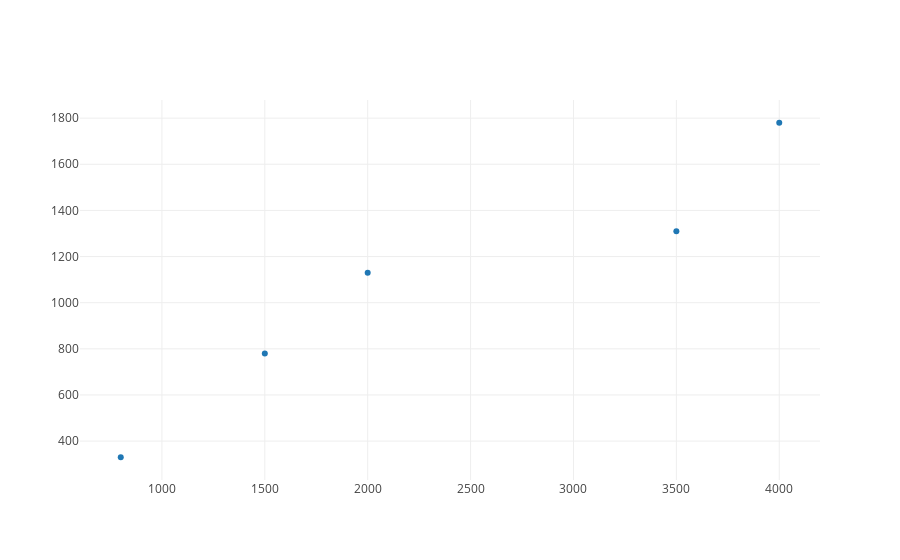

Notebook code cell kept with this figure:
### Code cell
data_trace = trace_values(inputs, outcomes)
plot([data_trace])

### Figure 1 — Plotly figure (JSON) as saved in the notebook; plotly's stock layout.template omitted (floating-point values rounded to 4 significant figures)
{"data": [{"mode": "markers", "name": "data", "text": [], "type": "scatter", "uid": "2c47a324-960f-44f9-ac25-373cca7333f0", "x": [800, 1500, 2000, 3500, 4000], "y": [330, 780, 1130, 1310, 1780]}], "layout": {"autosize": true, "xaxis": {"autorange": true, "range": [603.9, 4196.0], "type": "linear"}, "yaxis": {"autorange": true, "range": [223.8, 1886.0], "type": "linear"}}}
